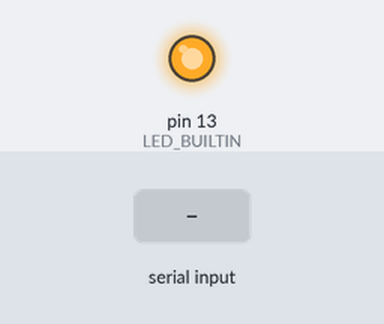
Simulated run of this sketch. Board: Arduino Uno, built with avr-gcc and run on an emulated ATmega328P. Parts: output pins drawn as LEDs (lit = HIGH). The test bench sets the inputs (shaded band). What the sketch prints to the serial monitor is not drawn.

Above: at 1.2 s.
1.3 s: "2" received over Serial
At 1.9 s:
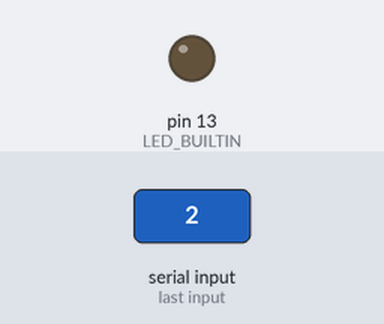
Timing chart, 0 to 4.3 s (numbered marks = the images above; inputs shaded):
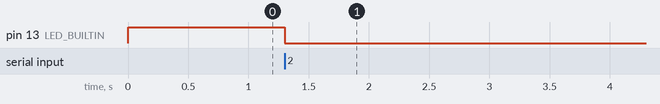

Measured:
- after the input at 1.3 s, pin 13 (LED_BUILTIN): HIGH → LOW at once

The sketch:

JS_LED.ino
```cpp
void setup() {
  // put your setup code here, to run once:
  Serial.begin(19200);
  Serial.print("test");
  pinMode(LED_BUILTIN, OUTPUT);
  digitalWrite(LED_BUILTIN, HIGH);
}

void loop() {
  // put your main code here, to run repeatedly:
  if(Serial.available() > 0){
    char data = Serial.read();

    if(!data) Serial.end();

    if(data == '2'){
      digitalWrite(LED_BUILTIN, LOW);
    }
  }
}
```
